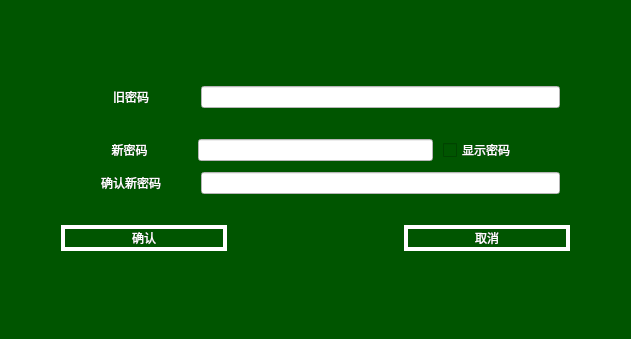
<?xml version="1.0" encoding="UTF-8"?>
<ui version="4.0">
 <class>xiugaipassword</class>
 <widget class="QWidget" name="xiugaipassword">
  <property name="geometry">
   <rect>
    <x>0</x>
    <y>0</y>
    <width>631</width>
    <height>339</height>
   </rect>
  </property>
  <property name="windowTitle">
   <string>Form</string>
  </property>
  <property name="styleSheet">
   <string notr="true">QWidget 
{
	background-color: rgb(0, 85, 0);
	color: rgb(255, 255, 255);
}
QLabel
{
 border-style:none;
font: 9pt &quot;微软雅黑&quot;;

}

QPushButton:hover
{
border-style:solid;
font: 9pt &quot;微软雅黑&quot;;
border-width:4px;
background-color: rgb(255, 170, 127);
color: rgba(255, 255, 255, 255);
}

QPushButton:!hover
{
border-style:solid;
font: 9pt &quot;微软雅黑&quot;;
border-width:4px;
background-color:rgb(0, 85, 0);
color: rgba(255, 255, 255, 255);
}

QTabBar:tab:selected
{
	font: 9pt &quot;微软雅黑&quot;;
	background-color: rgb(255, 170, 127);
}
QTabBar:tab:!selected
{
	font: 9pt &quot;微软雅黑&quot;;
	background-color: rgb(0, 85, 0);
}
QLineEdit
{
	color: rgb(0, 0, 0);
	background-color: rgb(255, 255, 255);
}
QTableWidget
{
	
	background-color: rgb(0, 85, 0);

}

QListWidget
{
	
	color: rgb(0, 0, 0);
	background-color: rgb(255, 255, 255);

}
QListWidget::item
{
	color: rgb(0, 0, 0);
	
	border-style:none;
	font: 9pt &quot;微软雅黑&quot;;
	
	border-bottom-style:solid;
	border-bottom-width:4px;
	border-bottom-color:rgb(0, 85, 0);
	background-color: rgb(255, 255, 255);

}
QListWidget::item:hover
{
	color: rgb(0, 0, 0);
	
	background-color: rgb(85, 255, 255);
}
QListWidget::item:!hover
{
	color: rgb(0, 0, 0);
	background-color: rgb(255, 255, 255);
}

QListWidget::item:selected
{
	color: rgb(0, 0, 0);
	background-color: rgb(255, 0, 0);
}
/*
QListWidget::item:!selected
{
	color: rgb(0, 0, 0);
	background-color: rgb(255, 255, 255);
}*/




QComboBox
{
	background-color: rgb(255, 255, 255);
	
	color: rgb(0, 0, 0);
}
QComboBox::drop-down
{
 	width:47px;
	border-image: url(:/arrow_down.png);	
}
QCheckBox
{
	font: 9pt &quot;微软雅黑&quot;;

}

QMenuBar
{
	background-color:transparent;

}

QMenuBar::item
{
	background-color: rgb(0, 85, 0);
}
QMenuBar::item:selected
{
	background-color: rgb(255, 170, 0);
}
QMenuBar::item:!selected
{
	
	background-color: rgb(0, 85, 0);
}</string>
  </property>
  <layout class="QHBoxLayout" name="horizontalLayout_5">
   <item>
    <layout class="QVBoxLayout" name="verticalLayout_2" stretch="4,1">
     <property name="topMargin">
      <number>50</number>
     </property>
     <property name="bottomMargin">
      <number>50</number>
     </property>
     <item>
      <layout class="QVBoxLayout" name="verticalLayout">
       <property name="spacing">
        <number>10</number>
       </property>
       <property name="leftMargin">
        <number>60</number>
       </property>
       <property name="rightMargin">
        <number>60</number>
       </property>
       <property name="bottomMargin">
        <number>0</number>
       </property>
       <item>
        <layout class="QHBoxLayout" name="horizontalLayout" stretch="1,3">
         <property name="bottomMargin">
          <number>20</number>
         </property>
         <item>
          <widget class="QLabel" name="label">
           <property name="text">
            <string>旧密码</string>
           </property>
           <property name="alignment">
            <set>Qt::AlignCenter</set>
           </property>
          </widget>
         </item>
         <item>
          <widget class="QLineEdit" name="lineEdit">
           <property name="sizePolicy">
            <sizepolicy hsizetype="Preferred" vsizetype="Fixed">
             <horstretch>0</horstretch>
             <verstretch>0</verstretch>
            </sizepolicy>
           </property>
          </widget>
         </item>
        </layout>
       </item>
       <item>
        <layout class="QHBoxLayout" name="horizontalLayout_3" stretch="1,2,1">
         <item>
          <widget class="QLabel" name="label_3">
           <property name="text">
            <string>新密码</string>
           </property>
           <property name="alignment">
            <set>Qt::AlignCenter</set>
           </property>
          </widget>
         </item>
         <item>
          <widget class="QLineEdit" name="lineEdit_3">
           <property name="sizePolicy">
            <sizepolicy hsizetype="Preferred" vsizetype="Fixed">
             <horstretch>0</horstretch>
             <verstretch>0</verstretch>
            </sizepolicy>
           </property>
          </widget>
         </item>
         <item>
          <widget class="QCheckBox" name="shihide">
           <property name="text">
            <string>显示密码</string>
           </property>
          </widget>
         </item>
        </layout>
       </item>
       <item>
        <layout class="QHBoxLayout" name="horizontalLayout_2" stretch="1,3">
         <item>
          <widget class="QLabel" name="hide1">
           <property name="text">
            <string>确认新密码</string>
           </property>
           <property name="alignment">
            <set>Qt::AlignCenter</set>
           </property>
          </widget>
         </item>
         <item>
          <widget class="QLineEdit" name="hide2">
           <property name="sizePolicy">
            <sizepolicy hsizetype="Preferred" vsizetype="Fixed">
             <horstretch>0</horstretch>
             <verstretch>0</verstretch>
            </sizepolicy>
           </property>
          </widget>
         </item>
        </layout>
       </item>
      </layout>
     </item>
     <item>
      <layout class="QHBoxLayout" name="horizontalLayout_4">
       <property name="leftMargin">
        <number>50</number>
       </property>
       <property name="rightMargin">
        <number>50</number>
       </property>
       <item>
        <widget class="QPushButton" name="pushButton_2">
         <property name="text">
          <string>确认</string>
         </property>
        </widget>
       </item>
       <item>
        <widget class="QLabel" name="label_4">
         <property name="text">
          <string/>
         </property>
        </widget>
       </item>
       <item>
        <widget class="QPushButton" name="pushButton">
         <property name="text">
          <string>取消</string>
         </property>
        </widget>
       </item>
      </layout>
     </item>
    </layout>
   </item>
  </layout>
 </widget>
 <resources/>
 <connections/>
</ui>
